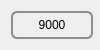
<?xml version="1.0" encoding="UTF-8"?>
<ui version="4.0">
 <class>CardWidget</class>
 <widget class="QWidget" name="CardWidget">
  <property name="geometry">
   <rect>
    <x>0</x>
    <y>0</y>
    <width>100</width>
    <height>50</height>
   </rect>
  </property>
  <property name="minimumSize">
   <size>
    <width>100</width>
    <height>50</height>
   </size>
  </property>
  <property name="maximumSize">
   <size>
    <width>100</width>
    <height>50</height>
   </size>
  </property>
  <property name="baseSize">
   <size>
    <width>100</width>
    <height>50</height>
   </size>
  </property>
  <property name="windowTitle">
   <string>Form</string>
  </property>
  <property name="styleSheet">
   <string notr="true"/>
  </property>
  <layout class="QGridLayout" name="gridLayout">
   <item row="0" column="0">
    <widget class="QPushButton" name="promoButton">
     <property name="sizePolicy">
      <sizepolicy hsizetype="MinimumExpanding" vsizetype="MinimumExpanding">
       <horstretch>0</horstretch>
       <verstretch>0</verstretch>
      </sizepolicy>
     </property>
     <property name="minimumSize">
      <size>
       <width>82</width>
       <height>0</height>
      </size>
     </property>
     <property name="styleSheet">
      <string notr="true">*:hover{
background-color: gray;
}
QPushButton {
    border: 2px solid #8f8f91;
    border-radius: 6px;
    background-color: qlineargradient(x1: 0, y1: 0, x2: 0, y2: 1,
                                      stop: 0 #f6f7fa, stop: 1 #dadbde);
color: black

}</string>
     </property>
     <property name="text">
      <string>9000</string>
     </property>
    </widget>
   </item>
  </layout>
 </widget>
 <resources/>
 <connections/>
</ui>
